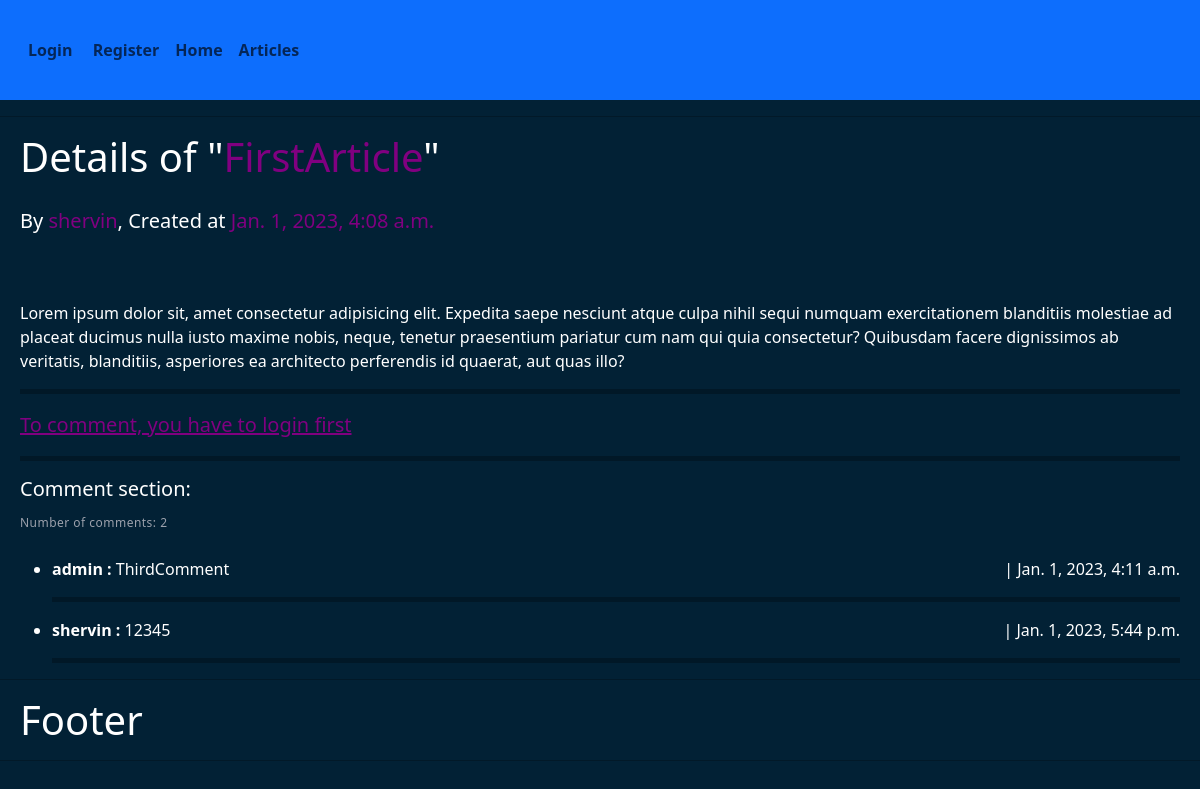
Screenshot of /articles/detail/16 with the database file from the repository.
### articles/models.py (models this page shows, shortened)
class Article(models.Model):
    title = models.CharField(max_length=225)
    body = models.TextField()
    date = models.DateTimeField(auto_now_add=True)
    author = models.ForeignKey(get_user_model(), on_delete=models.CASCADE)

class Comment(models.Model):
    article = models.ForeignKey(Article, related_name="comments", on_delete=models.CASCADE)
    comment = models.TextField()
    date = models.DateTimeField(auto_now_add=True)
    writer = models.ForeignKey(get_user_model(), on_delete=models.CASCADE)

### accounts/models.py (models this page shows)
class CustomRegistrationModel(AbstractUser):
    age = models.PositiveIntegerField(null=True, blank=True)

### articles/views.py (the view)
# urls.py: path("detail/<int:pk>", views.article_detail_view, name="detail"),
def article_detail_view(request, pk):
    article = get_object_or_404(Article, id=pk)
    if request.method == "POST":
        form = CommentForm(request.POST)
        if form.is_valid():
            obj = form.save(commit=False)
            obj.writer = request.user
            obj.article = article
            obj.save()
            return HttpResponseRedirect(request.path_info)
    else:
        form = CommentForm()
    return render(request, "articles/detail.html", {"object": article, "form": form})

### templates/articles/detail.html (shortened to what this page needs)
{% extends "base.html" %}
{% load crispy_forms_tags %}
{% block content %}
  <h1>
    Details of "<span style="color: purple;">{{object.title}}</span>"
  </h1>
  <h5 style="padding-top: 20px; padding-bottom: 60px;">
    By <span style="color: purple;">{{object.author}}</span>, Created at
    <span style="display: inline; color: purple;">{{object.date}}</span>
  </h5>
  <p>{{object.body}}</p>
  <hr style="height: 5px; background-color: black;">
  {% if user.is_authenticated %}
    <div class="col-5">
      <form action="" method="post">
        {% csrf_token %}
        {{form|crispy}}
        <span><a style="margin-top: 10px;" class="btn btn-primary" href="{% url 'list' %}">Back</a></span>
        <input style="margin-top: 10px;" class="btn btn-success" type="submit" value="Comment">
      </form>
    </div>
    <hr style="height: 5px; background-color: black;">
  {% else %}
    <a style="color: purple; font-size: 1.25rem; font-weight: 500; text-decoration: underline;" href="{% url 'login' %}?next={% url 'detail' object.id %}">To comment, you have to login first</a>
    <hr style="height: 5px; background-color: black;">
  {% endif %}
  <h5>Comment section:</h5>
  <span style="color: #9ca1ac; font-size: 12px; font-weight: 400; line-height: 16.72px; letter-spacing: .48px;">Number of comments: {{object.comments.all.count}}</span><br><br>
  <ul>
    {% for comment in object.comments.all %}
      {% if comment.writer == user %}
        <li>
          <span style="color: rgb(8, 245, 8); font-weight: bold; -webkit-text-stroke-width: 1px; -webkit-text-stroke-color: black;">{{comment.writer}}</span>
          : <a style="color: purple; text-decoration: none;" href="{% url 'edit-comment' object.id comment.id %}">{{comment.comment}}</a><span style="float: right;"> | {{comment.date}}</span>
        </li>
      {% else %}
        <li>
          <b>{{comment.writer}} :</b> {{comment.comment}}<span style="float: right;"> | {{comment.date}}</span>
        </li>
      {% endif %}
      <hr style="height: 5px; background-color: black;">
    {% endfor %}
  </ul>
{% endblock content %}

### static/css2/style.css (style rules this page uses)
body { background-color: #022135; }
hr { color: black; }

### rows the page displays
Article: title "FirstArticle", author "shervin", date "Jan. 1, 2023, 4:08 a.m.", body "Lorem ipsum dolor sit, amet consectetur adipisicing elit. Expedita saepe nesciunt atque culpa nihil sequi numquam exercitationem blanditiis molestiae ad placeat ducimus nulla iusto maxime nobis, neque, tenetur praesentium pariatur cum nam qui quia consectetur? Quibusdam facere dignissimos ab veritatis, blanditiis, asperiores ea architecto perferendis id quaerat, aut quas illo?", comments.all.count "2"
Comment: writer "admin", comment "ThirdComment", date "Jan. 1, 2023, 4:11 a.m."
Comment: writer "shervin", comment "12345", date "Jan. 1, 2023, 5:44 p.m."
